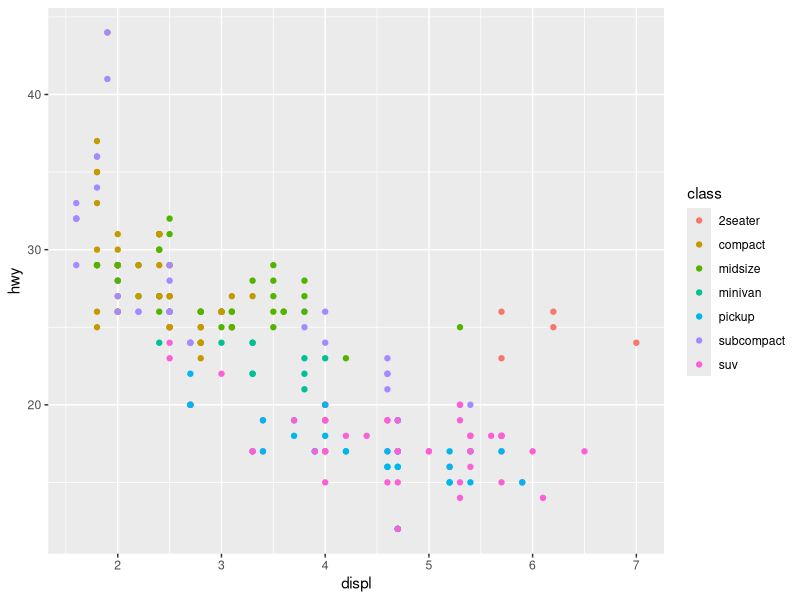
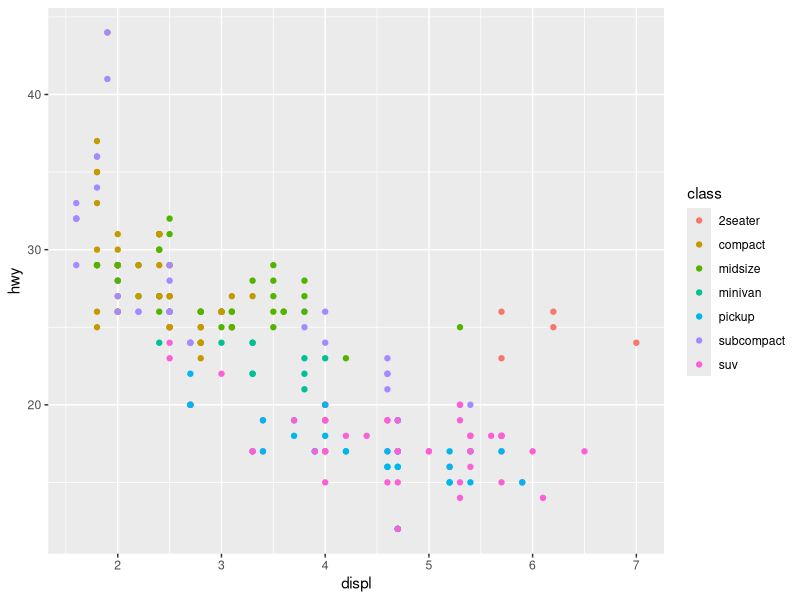
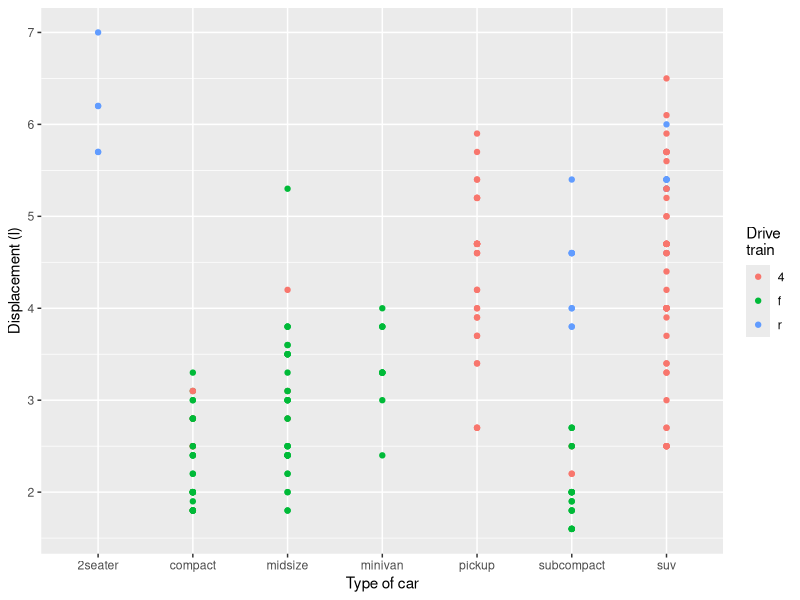
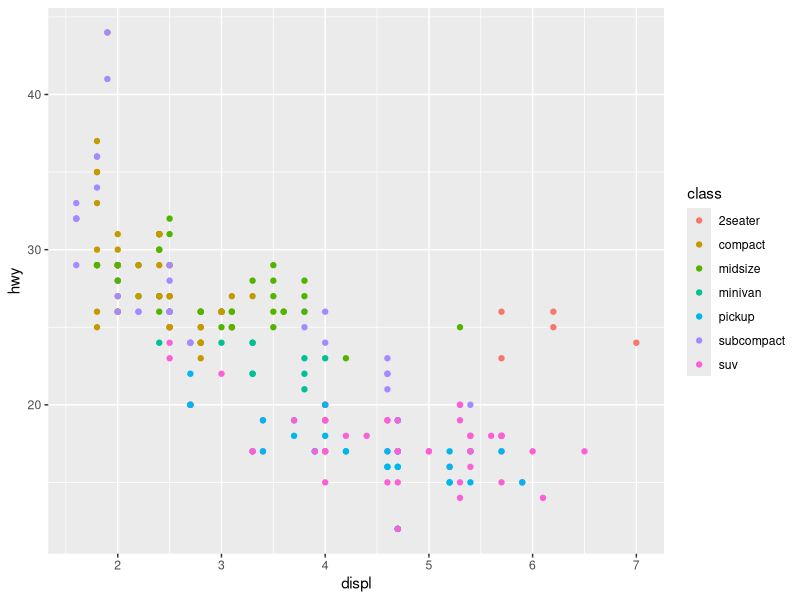
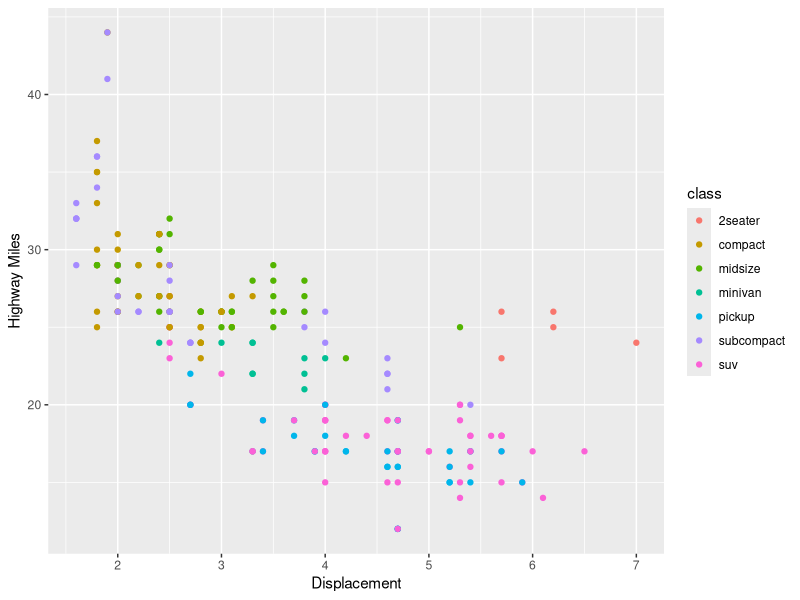
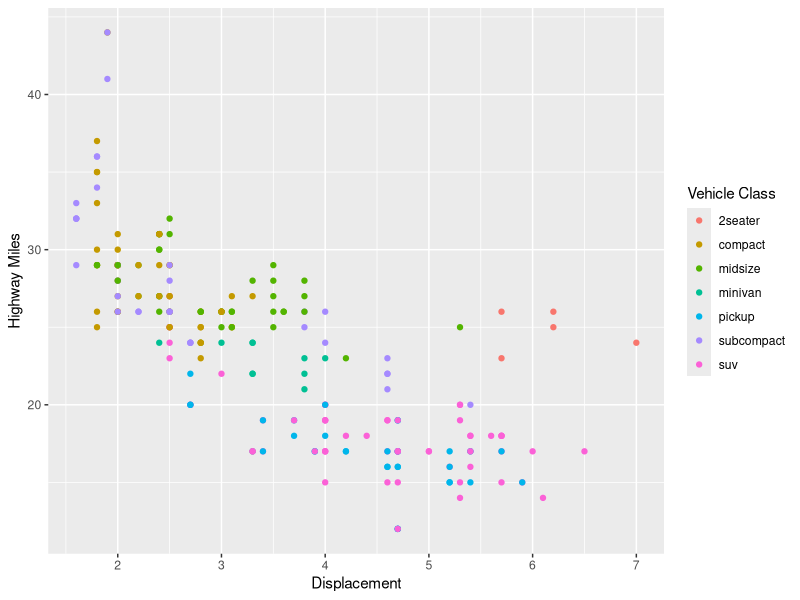
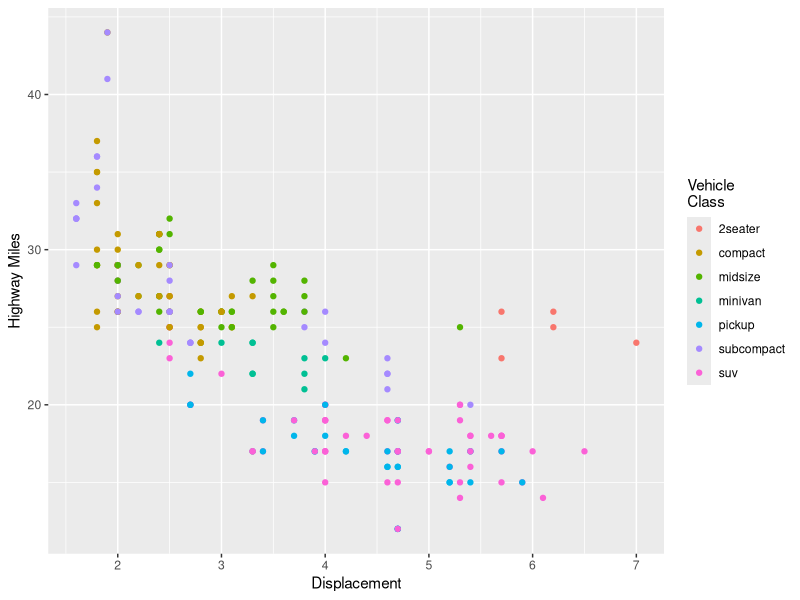
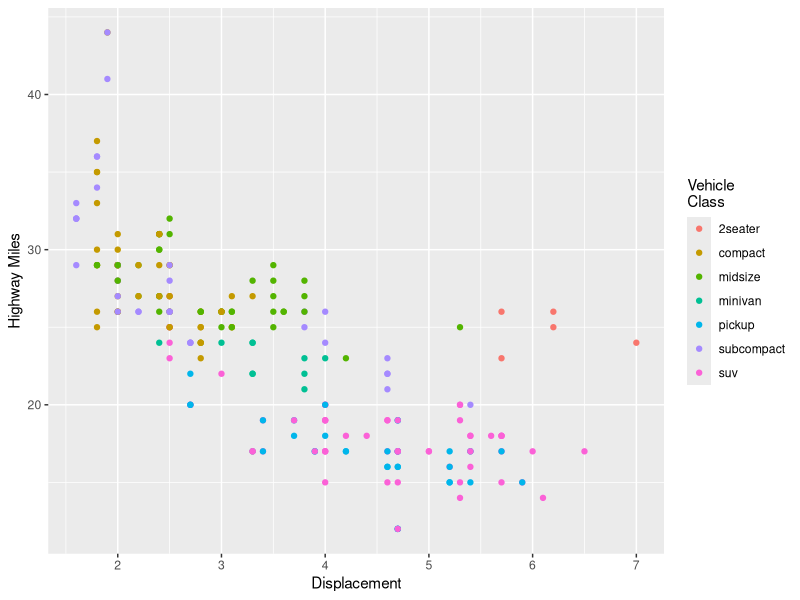

The R source for these figures, in order: (Note: this script raises an error after producing the figures.)
## ---- chunk 1
knitr::opts_chunk$set(echo = TRUE)
library(ggplot2)
## ---- chunk 2
ggplot(mpg, aes(displ, hwy)) + 
  geom_point(aes(color = class))

## ---- chunk 3
ggplot(mpg, aes(x = displ, y = hwy)) +
  geom_point(aes(color = class)) +
  scale_x_continuous() +
  scale_y_continuous() +
  scale_color_discrete()
## ---- chunk 4
ggplot(mpg, aes(y = displ, x = class)) +
  scale_y_continuous("Displacement (l)") +
  scale_x_discrete("Car type") +
  scale_x_discrete("Type of car") +
  scale_colour_discrete() +
  geom_point(aes(colour = drv)) +
  scale_colour_discrete("Drive\ntrain")
## ---- chunk 5
ggplot(mpg,aes(displ, hwy, color = class)) +
  geom_point()
## ---- chunk 6
ggplot(mpg,aes(displ,hwy, color = class)) +
  geom_point() +
  scale_x_continuous("Displacement") +
  scale_y_continuous("Highway Miles")
## ---- chunk 7
ggplot(mpg,aes(displ,hwy, color = class)) +
  geom_point() +
  scale_x_continuous("Displacement") +
  scale_y_continuous("Highway Miles") +
  scale_color_discrete("Vehicle Class")
## ---- chunk 8
ggplot(mpg,aes(displ,hwy, color = class)) +
  geom_point() +
  scale_x_continuous("Displacement") +
  scale_y_continuous("Highway Miles") +
  scale_color_discrete("Vehicle\nClass")
## ---- chunk 9
ggplot(mpg,aes(displ,hwy, color = class)) +
  geom_point() +
  labs(x = "Displacement", y = "Highway Miles", color = "Vehicle\nClass")
## ---- chunk 10
ggplot(mpg, aes(displ, hwy, color = class)) +
  geom_point() +
   scale_x_continuous(breaks = c(1.5, 2.5, 3.5, 4.5, 5.5, 6.5))
## ---- chunk 11
ggplot(mpg, aes(displ, hwy, color = class)) +
  geom_point() +
  scale_x_continuous(breaks = c(1.5, 2.5, 3.5, 4.5, 5.5, 6.5),
                     labels = c("1.5 lit.", "B", "C", "D", "E", "F"))
## ---- chunk 12
ggplot(mpg,aes(displ,hwy, color = class)) +
  geom_point() +
  scale_color_discrete(labels = c("1", "2", "3", "4", "5", "6", "7")) +
  scale_x_continuous(limits = c(0, 7),
                     breaks = c(0:7))
## ---- chunk 13
ggplot(mpg,aes(displ,hwy, color = class)) +
  geom_point() +
  scale_x_continuous(NULL,breaks = NULL,labels = NULL) +
  scale_y_continuous(NULL,breaks = NULL,labels = NULL) +
  scale_color_discrete(NULL, labels = NULL)
## ---- chunk 14

set.seed(123456)
d1 <- diamonds[sample(nrow(diamonds), 100),]

ggplot(d1, aes(clarity, price)) +
  geom_point(alpha = 1/2)
## ---- chunk 15
ggplot(d1, aes(clarity,price)) +
  geom_point(alpha = 1/2) +
  scale_y_continuous(labels = scales::comma_format())
## ---- chunk 16
ggplot(d1, aes(clarity, price)) +
  geom_point(alpha = 1/2) +
  scale_y_continuous(labels = scales::dollar_format(prefix = "$"))
## ---- chunk 17
ggplot(mydata, aes(p, q)) +
  geom_point(aes(color = r), size = 4) +
  ggtitle("Legends at the top") +
  theme(legend.position = "top") 
## ---- chunk 18
ggplot(mydata, aes(p, q)) +
  geom_point(aes(color = r), size = 4) +
  ggtitle("Legends at the bottom") +
  theme(legend.position = "bottom")
## ---- chunk 19
ggplot(mydata, aes(p,q)) +
  geom_point(aes(color = r), size = 4) +
  ggtitle("Legends on left") +
  theme(legend.position = "left")
## ---- chunk 20
ggplot(mydata, aes(p,q)) +
  geom_point(aes(color = r), size = 4) +
  ggtitle("No legends") +
  theme(legend.position = "none")
## ---- chunk 21
ggplot(mydata, aes(p,q)) +
  geom_point(aes(color = r), size = 4) +
  theme(legend.position = c(1,0.5))
## ---- chunk 22
ggplot(mydata, aes(p,q)) +
  geom_point(aes(color = r), size = 4) +
  theme(legend.position = c(0.9, 0.5), 
        legend.margin = margin(t = 0,
                               r = 0,
                               b = 0,
                               l = 0,
                               "mm")) +
  scale_color_discrete(NULL, labels = NULL)
## ---- chunk 23
ggplot(mydata, aes(p, q)) +
  geom_point(aes(color = r), size = 4) +
  theme(legend.direction = "horizontal")

## ---- chunk 24
ggplot(d1, aes(carat, price)) +
  geom_point(aes(color = clarity)) +
  guides(color = guide_legend(ncol = 3))
## ---- chunk 25
ggplot(d1, aes(carat, price)) +
  geom_point(aes(color = clarity)) +
  guides(color = guide_legend(ncol = 3, byrow = TRUE))
## ---- chunk 26
ggplot(d1, aes(carat, price)) +
  geom_point(aes(color = clarity)) +
  guides(color = guide_legend(ncol = 3, byrow = TRUE, reverse = TRUE))
## ---- chunk 27
ggplot(d1, aes(carat, price)) +
  geom_point(aes(color = clarity), alpha = 0.4)
## ---- chunk 28
ggplot(d1, aes(carat, price)) +
  geom_point(aes(color = clarity), alpha = 0.4) +
  guides(color = guide_legend(override.aes = list(alpha = 1)))
## ---- chunk 29
mydata2 <- data.frame(a = 1:3, b = 1:3, c = 1:3)
ggplot(mydata2, aes(a,b)) +
  geom_point(aes(color = c))

## ---- chunk 30
ggplot(mydata2, aes(a,b)) +
  geom_point(aes(color = c)) +
  guides(color = guide_colorbar(reverse = T))
## ---- chunk 31
ggplot(mydata2, aes(a,b)) +
  geom_point(aes(color = c)) +
  guides(color = guide_legend())
